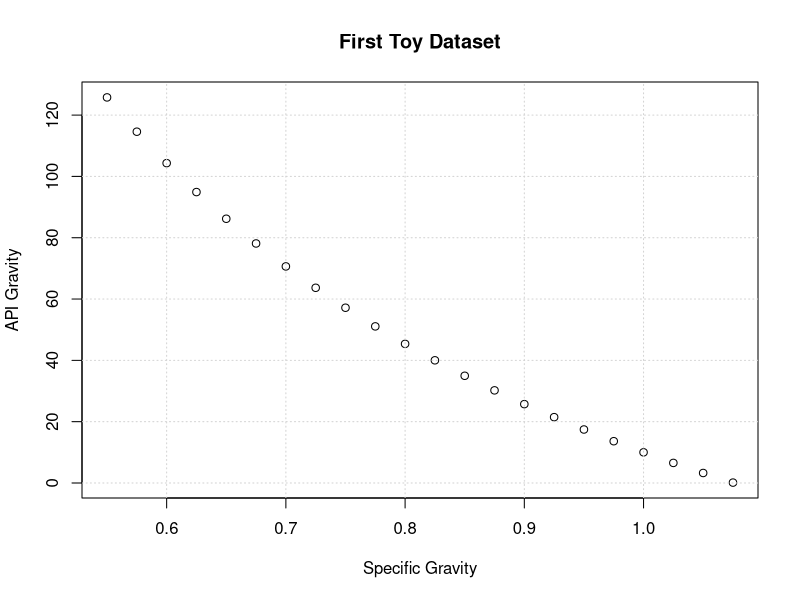
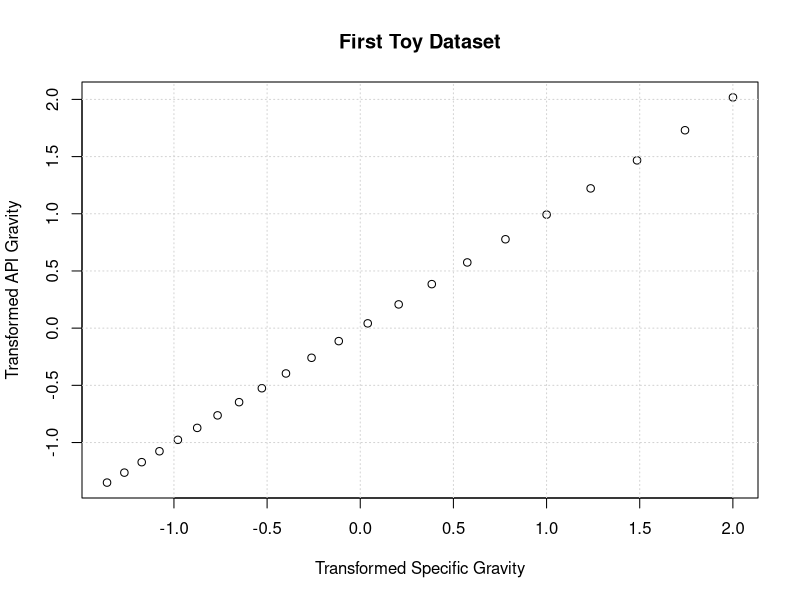
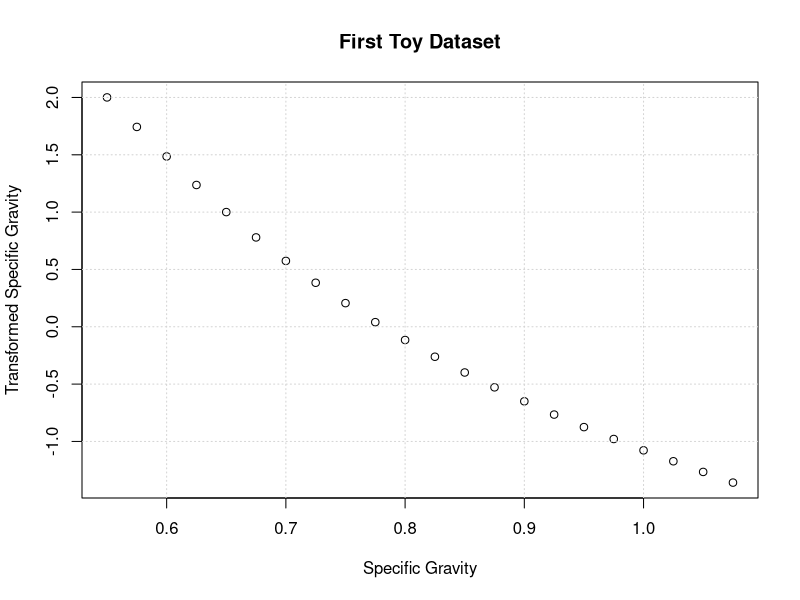
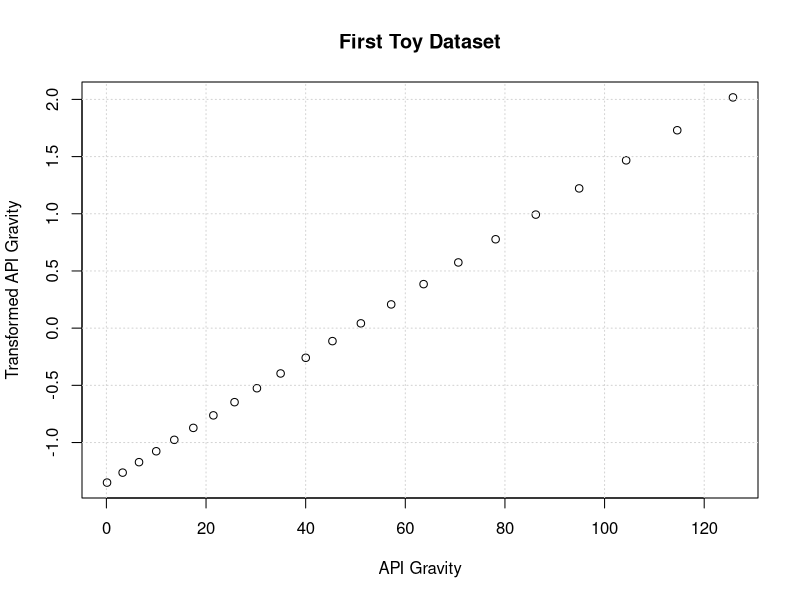

These charts were generated, in order, by the following R code:
## ---- chunk 1
x <- seq(from=0.55, to=1.075, by=0.025)
y <- 141.5/x-131.5
plot(x,y,main="First Toy Dataset",xlab="Specific Gravity",ylab="API Gravity")
grid()
## ---- chunk 2
library("acepack")
## ---- chunk 3
myMod<-ace(x,y)
## ---- chunk 4
plot(myMod$tx,myMod$ty,main="First Toy Dataset",xlab="Transformed Specific Gravity",ylab="Transformed API Gravity")
grid()
## ---- chunk 5
plot(x,myMod$tx,main="First Toy Dataset",xlab="Specific Gravity",ylab="Transformed Specific Gravity")
grid()
## ---- chunk 6
plot(y,myMod$ty,main="First Toy Dataset",xlab="API Gravity",ylab="Transformed API Gravity")
grid()
